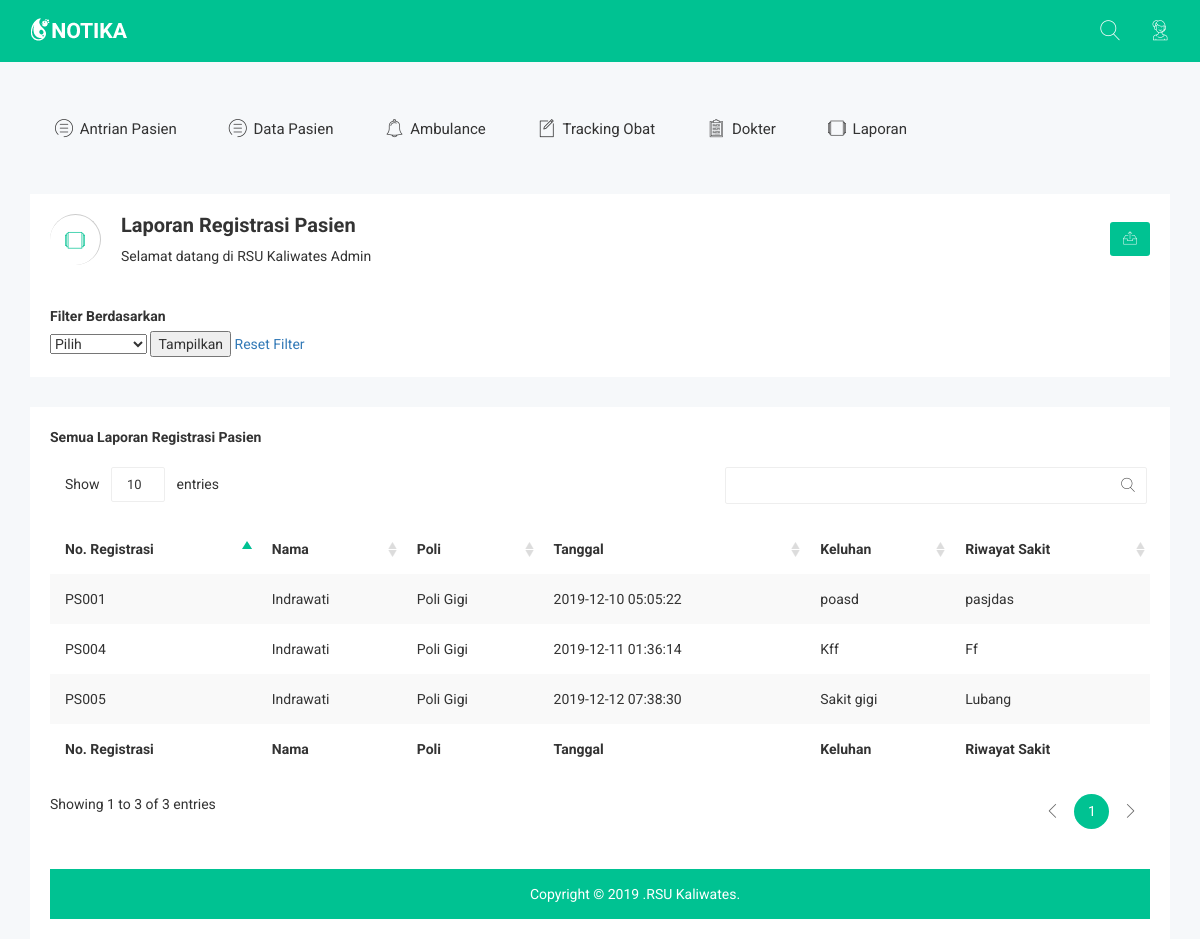
/laporan/laporanregistrasipasien.php, run on the app's committed database.
### tables this page shows
CREATE TABLE `pasien` (
  `no_registrasi` varchar(5) NOT NULL,
  `nik` varchar(16) NOT NULL,
  `id_poli` varchar(5) NOT NULL,
  `tanggal` timestamp NOT NULL DEFAULT CURRENT_TIMESTAMP ON UPDATE CURRENT_TIMESTAMP,
  `keluhan` text NOT NULL,
  `riwayat_sakit` text NOT NULL
);

CREATE TABLE `akun` (
  `nik` varchar(16) NOT NULL,
  `nama` varchar(20) NOT NULL,
  `tanggal_lahir` date NOT NULL,
  `alamat` varchar(50) NOT NULL,
  `jenis_kelamin` enum('Pria','Wanita') NOT NULL,
  `no_telepon` varchar(13) NOT NULL,
  `foto` text NOT NULL,
  `username` varchar(20) NOT NULL,
  `password` varchar(20) NOT NULL,
  `level` varchar(10) NOT NULL
);

CREATE TABLE `poli` (
  `id_poli` varchar(5) NOT NULL,
  `poli` varchar(20) NOT NULL
);

### laporan/laporanregistrasipasien.php (the view, shortened to what this page needs)
<?php
        include '../config.php';
?>
<!doctype html>
<html class="no-js" lang="">
<head>
    <link rel="stylesheet" href="../jquery-ui/jquery-ui.min.css" />
    <link rel="stylesheet" href="../css/bootstrap.min.css">
    <link rel="stylesheet" href="../css/font-awesome.min.css">
    <link rel="stylesheet" href="../css/owl.carousel.css">
    <link rel="stylesheet" href="../css/owl.theme.css">
    <link rel="stylesheet" href="../css/owl.transitions.css">
    <link rel="stylesheet" href="../css/meanmenu/meanmenu.min.css">
    <link rel="stylesheet" href="../css/animate.css">
    <link rel="stylesheet" href="../css/normalize.css">
    <link rel="stylesheet" href="../css/wave/waves.min.css">
    <link rel="stylesheet" href="../css/wave/button.css">
    <link rel="stylesheet" href="../css/scrollbar/jquery.mCustomScrollbar.min.css">
    <link rel="stylesheet" href="../css/notika-custom-icon.css">
    <link rel="stylesheet" href="../css/jquery.dataTables.min.css">
    <link rel="stylesheet" href="../css/main.css">
    <link rel="stylesheet" href="../style.css">
    <link rel="stylesheet" href="../css/responsive.css">
        <link rel="stylesheet" href="../jquery-ui/jquery-ui.min.css" />
</head>
<body>
<?php include '../part/header.php' ?>
  <?php include '../part/navbar_h.php' ?>
	<div class="breadcomb-area">
		<div class="container">
			<div class="row">
				<div class="col-lg-12 col-md-12 col-sm-12 col-xs-12">
					<div class="breadcomb-list">
						<div class="row">
							<div class="col-lg-6 col-md-6 col-sm-6 col-xs-12">
								<div class="breadcomb-wp">
									<div class="breadcomb-icon">
										<i class="notika-icon notika-windows"></i>
									</div>
									<div class="breadcomb-ctn">
										<h2>Laporan Registrasi Pasien</h2>
										<p>Selamat datang di RSU Kaliwates <span class="bread-ntd">Admin</span></p>
									</div>
								</div>
							</div>
							<div class="col-lg-6 col-md-6 col-sm-6 col-xs-3">
                <div class="breadcomb-report">
                  <button data-toggle="tooltip" data-placement="left" title="Download Report" class="btn">
                                    <?php
    if(isset($_GET['filter']) && ! empty($_GET['filter'])){
        $filter = $_GET['filter'];
        if($filter == '1'){
            echo '<a style="color:white;" type="button" href="cetakregispasien.php?filter=1&tanggal='.$_GET['tanggal'].'" class="notika-icon notika-sent"></a>';
        }else if($filter == '2'){
            echo '<a style="color:white;" type="button" href="cetakregispasien.php?filter=2&bulan='.$_GET['bulan'].'&tahun='.$_GET['tahun'].'" class="notika-icon notika-sent"></a>';
        }else{
            echo '<a style="color:white;" type="button" href="cetakregispasien.php?filter=3&tahun='.$_GET['tahun'].'" class="notika-icon notika-sent"></a>';
            }
    }else{
        echo '<a style="color:white;" type="button" href="cetakregispasien.php" class="notika-icon notika-sent"></a>';
    }
    ?>
                  </button>
                </div>
              </div>
						</div>
                        <br>
                        <br>
      <form method="get" action="">
        <label>Filter Berdasarkan</label><br>
        <select name="filter" id="filter">
            <option value="">Pilih</option>
        </select>
                <?php
                $query = "SELECT YEAR(tanggal) AS tahun FROM pasien GROUP BY YEAR(tanggal)";
                ?>
        <button type="submit">Tampilkan</button>
        <a href="laporanregistrasipasien.php">Reset Filter</a>
    </form>
    </div>
					</div>
				</div>
			</div>
		</div>
    <div class="data-table-area">
        <div class="container">
            <div class="row">
                <div class="col-lg-12 col-md-12 col-sm-12 col-xs-12">
                    <div class="data-table-list">
                        <div class="table-responsive">
                        <body class="app sidebar-mini rtl">
<?php
    if(isset($_GET['filter']) && ! empty($_GET['filter'])){
        $filter = $_GET['filter'];
        if($filter == '1'){
            $tgl = date('d-m-y', strtotime($_GET['tanggal']));
            echo '<b>Laporan Registrasi Pasien Tanggal '.$tgl.'</b><br />';
            $query = "SELECT pasien.no_registrasi, pasien.keluhan,
                                            pasien.riwayat_sakit, pasien.tanggal, akun.nama,
                                            poli.poli FROM pasien
                                             join akun on
                                            pasien.nik = akun.nik join poli on pasien.id_poli = poli.id_poli
                                             WHERE DATE(tanggal)='".$_GET['tanggal']."'";
        }else if($filter == '2'){
            $nama_bulan = array('', 'Januari','Februari','Maret','April','Mei','Juni','Juli','Agustus','September','Oktober','November','Desember');
            echo '<b>Laporan Registrasi Pasien Bulan '.$nama_bulan[$_GET['bulan']].' '.$_GET['tahun'].'</b><br />';
            $query = "SELECT pasien.no_registrasi, pasien.keluhan,
                                            pasien.riwayat_sakit, pasien.tanggal, akun.nama,
                                            poli.poli FROM pasien
                                             join akun on
                                            pasien.nik = akun.nik join poli on pasien.id_poli = poli.id_poli WHERE MONTH(tanggal)='".$_GET['bulan']."' AND YEAR(tanggal)='".$_GET['tahun']."'";
        }else{
            echo '<b>Laporan Registrasi Pasien Tahun '.$_GET['tahun'].'</b><br />';
            $query = "SELECT pasien.no_registrasi, pasien.keluhan,
                                            pasien.riwayat_sakit, pasien.tanggal, akun.nama,
                                            poli.poli FROM pasien
                                             join akun on
                                            pasien.nik = akun.nik join poli on pasien.id_poli = poli.id_poli WHERE YEAR(tanggal)='".$_GET['tahun']."'";
        }
    }else{
        echo '<b>Semua Laporan Registrasi Pasien</b><br />';
        $query = "SELECT pasien.no_registrasi, pasien.keluhan,
                                            pasien.riwayat_sakit, pasien.tanggal, akun.nama,
                                            poli.poli FROM pasien
                                             join akun on
                                            pasien.nik = akun.nik join poli on pasien.id_poli = poli.id_poli ORDER BY tanggal";
    }
    ?>
    <table id="data-table-basic" class="table table-striped">
                                <br>
                                <thead>
                                    <tr>
                                        <th>No. Registrasi</th>
                                        <th>Nama</th>
                                        <th>Poli</th>
                                        <th>Tanggal</th>
                                        <th>Keluhan</th>
                                        <th>Riwayat Sakit</th>
                                    </tr>
                                </thead>
                                <tfoot>
                                    <tr>
                                        <th>No. Registrasi</th>
                                        <th>Nama</th>
                                        <th>Poli</th>
                                        <th>Tanggal</th>
                                        <th>Keluhan</th>
                                        <th>Riwayat Sakit</th>
                                    </tr>
                                </tfoot>
    <?php
    $sql = mysqli_query($link, $query);
    $row = mysqli_num_rows($sql);
    if($row > 0){
        while($data = mysqli_fetch_array($sql)){
            echo "<tr>";
            echo "<td>".$data['no_registrasi']."</td>";
            echo "<td>".$data['nama']."</td>";
            echo "<td>".$data['poli']."</td>";
            echo "<td>".$data['tanggal']."</td>";
            echo "<td>".$data['keluhan']."</td>";
            echo "<td>".$data['riwayat_sakit']."</td>";
            echo "</tr>";
        }
    }else{
        echo "<tr><td colspan='5'>Data tidak ada</td></tr>";
    }
    ?>
    </table>
    <?php include '../part/footer.php' ?>
</body>
</html>

### css/main.css (style rules this page uses)
html { color: #222; font-size: 1em; line-height: 1.4; }

### data on the page
pasien: no_registrasi "PS001", nik.nama "Indrawati", id_poli.poli "Poli Gigi", tanggal "2019-12-10 05:05:22", keluhan "poasd", riwayat_sakit "pasjdas"
pasien: no_registrasi "PS004", nik.nama "Indrawati", id_poli.poli "Poli Gigi", tanggal "2019-12-11 01:36:14", keluhan "Kff", riwayat_sakit "Ff"
pasien: no_registrasi "PS005", nik.nama "Indrawati", id_poli.poli "Poli Gigi", tanggal "2019-12-12 07:38:30", keluhan "Sakit gigi", riwayat_sakit "Lubang"
